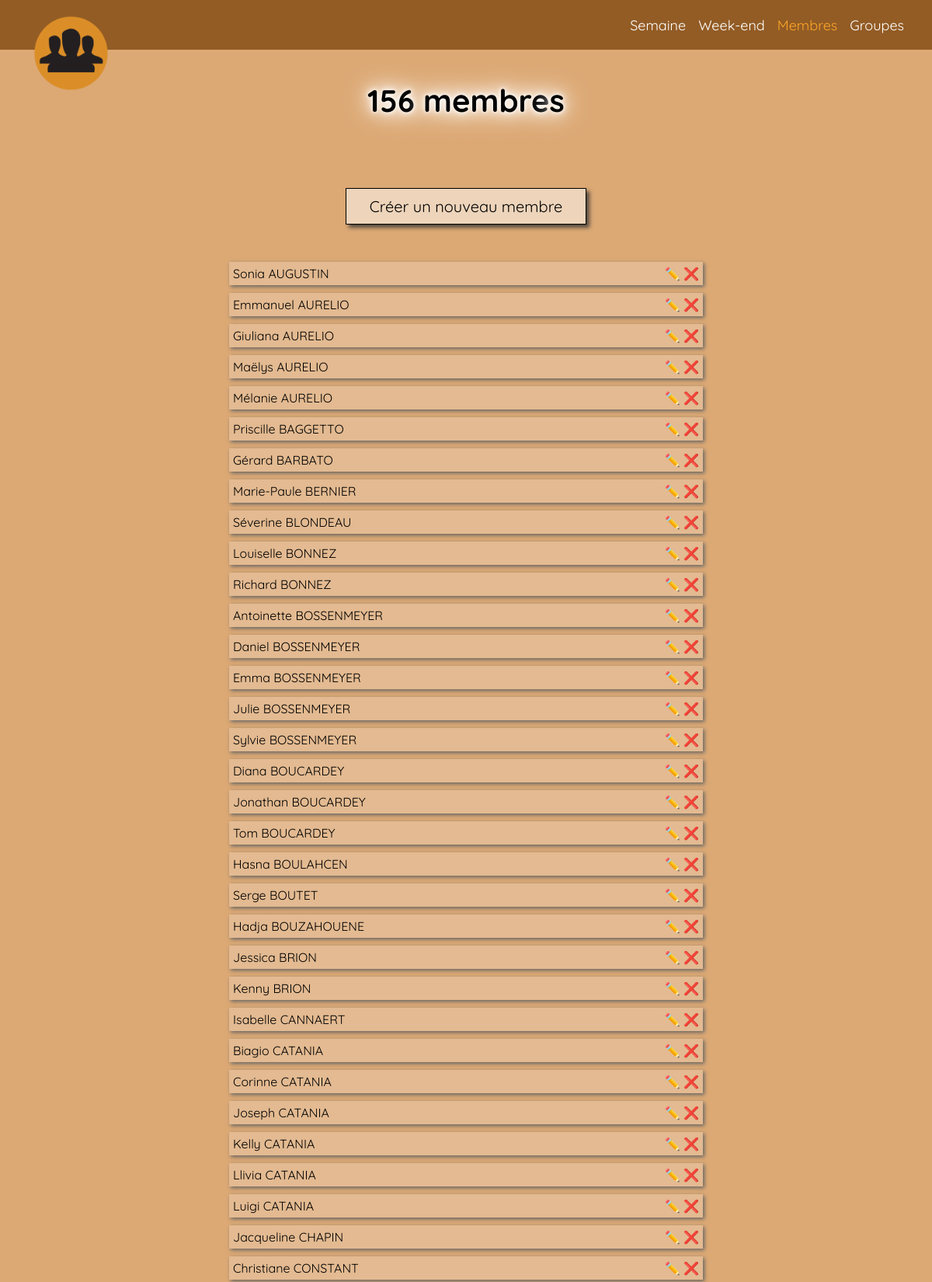
The page /personnes/ (upper part) on the database its author committed.
### persons/models.py (models this page shows, shortened)
class Person(models.Model):
    GENDER = (
        ("MALE", "Homme"),
        ("FEMALE", "Femme"),
    )
    FUNCTION = (
        ("NONE", ""),
        ("ELDER", "Ancien"),
        ("ASSISTANT", "Assistant"),
    )
    ROLES = (
        ("COORDINATOR", "Coordinateur"),
        ("SECRETARY", "Secrétaire"),
        ("PRED_RESP", "Responsable de la prédication"),
        ("GROUP_RESP", "Responsable de groupe"),
        ("GROUP_ADJ", "Adjoint de groupe"),
        ("GROUP_PREP", "Préposé de groupe"),
        ("TERR_RESP", "Responsable aux territoires"),
        ("TERR_ADJ", "Adjoint aux territoires"),
        ("BOOKS_RESP", "Responsable aux publications"),
        ("BOOKS_ADJ", "Adjoint aux publications"),
        ("CONSEILLOR", "Conseiller adjoint"),
        ("WATCHTOWER_RESP", "Responsable à la Tour de Garde"),
        ("VCM_RESP", "Responsable à la VCM"),
        ("VCM_ADJ", "Adjoint à la VCM"),
        ("WEEKEND_RESP", "Responsable des réunions du week-end"),
        ("WEEKEND_ADJ", "Adjoint aux réunions du week-end"),
        ("WELCOME_RESP", "Responsable de l'accueil"),
        ("WELCOME_MEMBER", "Membre de l'accueil"),
        ("SONO_RESP", "Responsable de la sono"),
        ("SONO_MEMBER", "Membre de la sono"),
        ("PODIUM", "Estrade"),
        ("MICRO", "Perche"),
        ("CLH", "CLH"),
        ("GESTION_RESP", "Responsable du Comité de gestion"),
        ("GESTION_MEMBER", "Membre du Comité de gestion"),
        ("MAINTENANCE_RESP", "Coordinateur à la maintenance"),
        ("CLEANING_RESP", "Coordinateur à l'entretien"),
        ("GREEN_SPACES_RESP", "Responsable des travaux d'espaces verts"),
        ("ACCOUNT_RESP", "Responsable aux comptes"),
        ("ACCOUNT_ADJ", "Adjoint aux comptes"),
        ("TREASURER", "Trésorier"),
        ("BOARD_RESP", "Responsable du tableau d'affichage"),
    )
    STATUS = (
        ("NONE", ""),
        ("UNBAPT_PUBLISHER", "PNB"),
        ("PUBLISHER", "PROCL"),
        ("TEMPORARY", "PA"),
        ("PERMANENT", "PP"),
        ("SPECIAL", "PS"),
    )
    firstname = models.CharField(
        max_length=100,
        verbose_name="Prénom",
    )
    lastname = models.CharField(
        max_length=100,
        verbose_name="Nom",
    )
    gender = models.CharField(
        max_length=6,
        choices=GENDER,
        verbose_name="Genre",
    )
    cong_function = models.CharField(
        max_length=9,
        choices=FUNCTION,
        verbose_name="Fonction",
        blank=True,
        null=True,
    )
    cong_roles = models.CharField(
        max_length=255,
        verbose_name="Rôles",
        blank=True,
        null=True,
    )
    cong_status = models.CharField(
        max_length=16,
        choices=STATUS,
        verbose_name="Statut",
        blank=True,
        null=True,
    )
    group = models.ForeignKey(
        Group,
        on_delete=models.CASCADE,
        verbose_name="Groupe",
        blank=True,
        null=True,
    )
    property
    def fullname(self):
        return f"{self.firstname} {self.lastname.upper()}"

### persons/views.py (the view)
# urls.py: path("", PersonsView, name="persons-index"),
class PersonsView(ListView):
    model = Person
    context_object_name = "persons"
    template_name = "persons/index.html"
    def get_context_data(self, **kwargs):
        context = super().get_context_data(**kwargs)
        context["count"] = self.get_queryset().count()
        return context

### persons/templates/persons/index.html (shortened to what this page needs)
{% extends 'vla_django/base.html' %} {% load static %} {% block extra_css %}
<link rel="stylesheet" href="{% static 'style/persons.css' %}" />
{% endblock %}  {% block title %}VLA | Membres{% endblock %} {% block content %}
<main>
  <h1>{{count}} membre{% if count > 1 %}s{% endif %}</h1>
  <a href="{% url 'new-person' %}">Créer un nouveau membre</a>
  <section>
    {% for person in persons %}
    <div>
      <span>{{person.fullname}}</span>
      <span>✏️ ❌</span>
    </div>
    {% empty %}
    <div>Aucun membre trouvé.</div>
    {% endfor %}
  </section>
</main>
{% endblock %}

### vla_django/static/style/main.css (style rules this page uses)
:root { --height: 4em; --padding: 1em; --color-primary1: #1d2d44; --color-secondary1: #34507a; --color-tertiary1: #4b74af; --color-quaternary1: #7e9dc8; --color-quinary1: #b4c6df; --color-senary1: #800000; --color-primary2: #935c25; --color-secondary2: #cd8238; --color-tertiary2: #dca975; --color-quaternary2: #eccfb2; --color-quinary2: #fbf5ef; --color-primary3: #2a6a1e; --color-secondary3: #42a62f; --color-tertiary3: #66ce53; --color-quaternary3: #9bdf8e; --color-quinary3: #d0f0ca; --color-primary-gray: #5a5a5a; --color-secondary-gray: gray; --color-tertiary-gray: #a7a7a7; --color-quaternary-gray: #cdcdcd; --color-quinary-gray: #f3f3f3; --hover: #ffcc7e; --active: #fca626; --smallActive: red; --anton: "Anton", sans-serif; --archivo: "Archivo", sans-serif; --archivoBlack: "Archivo Black", sans-serif; --baloo: "Baloo Paaji 2", sans-serif; --comfortaa: "Comfortaa", sans-serif; --comicneue: "Comic Neue", cursive; --dmsans: "DM Sans", sans-serif; --gaMaamli: "Ga Maamli", sans-serif; --jersey: "Jersey 10", sans-serif; --jost: "Jost", sans-serif; --macondo: "Macondo", cursive; --matemasie: "Matemasie", sans-serif; --montserrat: "Montserrat", sans-serif; --openSans: "Open Sans", sans-serif; --pacifico: "Pacifico", cursive; --playRightArgentina: "Playwrite AR", cursive; --playwritHU: "Playwrite HU", cursive; --poppins: "Poppins", sans-serif; --quickSand: "Quicksand", sans-serif; --roboto: "Roboto", sans-serif; --rubik: "Rubik", sans-serif; --rajdhani: "Rajdhani", sans-serif; --sacramento: "Sacramento", cursive; }
* { width: 100%; padding: 0; margin: 0; font-family: var(--quickSand); scroll-behavior: smooth; }
html { display: flex; flex-direction: column; align-items: center; gap: 0; }
body { background-color: var(--color-secondary1); display: flex; flex-direction: row; align-items: center; flex-direction: column; }
main { min-height: calc(100vh - 2 * var(--height) - 2.75em); }
main h1 { text-align: center; font-size: 40px; margin: 1em 0; animation: 1500ms slideDown ease-out forwards; text-shadow: 0 0 5px white, 0 0 10px white, 0 0 20px white, 0 0 30px white, 0 0 40px white; }
main section { width: clamp(300px, 90%, 800px); }

### rows shown on the page
Person: fullname "Sonia AUGUSTIN"
Person: fullname "Emmanuel AURELIO"
Person: fullname "Giuliana AURELIO"
Person: fullname "Maëlys AURELIO"
Person: fullname "Mélanie AURELIO"
Person: fullname "Priscille BAGGETTO"
Person: fullname "Gérard BARBATO"
Person: fullname "Marie-Paule BERNIER"
Person: fullname "Séverine BLONDEAU"
Person: fullname "Louiselle BONNEZ"
Person: fullname "Richard BONNEZ"
Person: fullname "Antoinette BOSSENMEYER"
Person: fullname "Daniel BOSSENMEYER"
Person: fullname "Emma BOSSENMEYER"
Person: fullname "Julie BOSSENMEYER"
Person: fullname "Sylvie BOSSENMEYER"
Person: fullname "Diana BOUCARDEY"
Person: fullname "Jonathan BOUCARDEY"
Person: fullname "Tom BOUCARDEY"
Person: fullname "Hasna BOULAHCEN"
Person: fullname "Serge BOUTET"
Person: fullname "Hadja BOUZAHOUENE"
Person: fullname "Jessica BRION"
Person: fullname "Kenny BRION"
Person: fullname "Isabelle CANNAERT"
Person: fullname "Biagio CATANIA"
Person: fullname "Corinne CATANIA"
Person: fullname "Joseph CATANIA"
Person: fullname "Kelly CATANIA"
Person: fullname "Llivia CATANIA"
Person: fullname "Luigi CATANIA"
Person: fullname "Jacqueline CHAPIN"
Person: fullname "Christiane CONSTANT"

### other values the page prints
{{ count }} "156"
